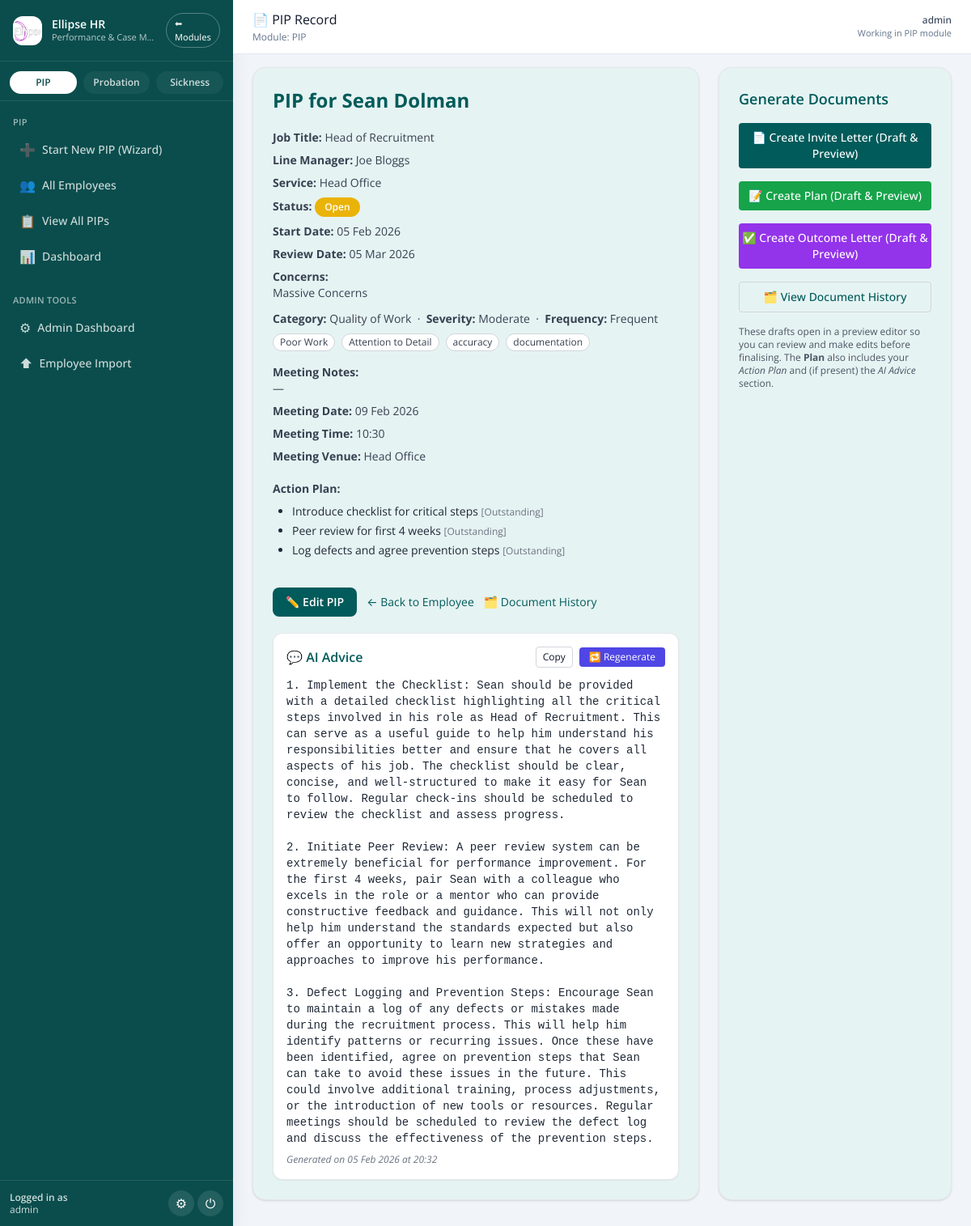
Before: /pip/1 (signed in) with the older database file.
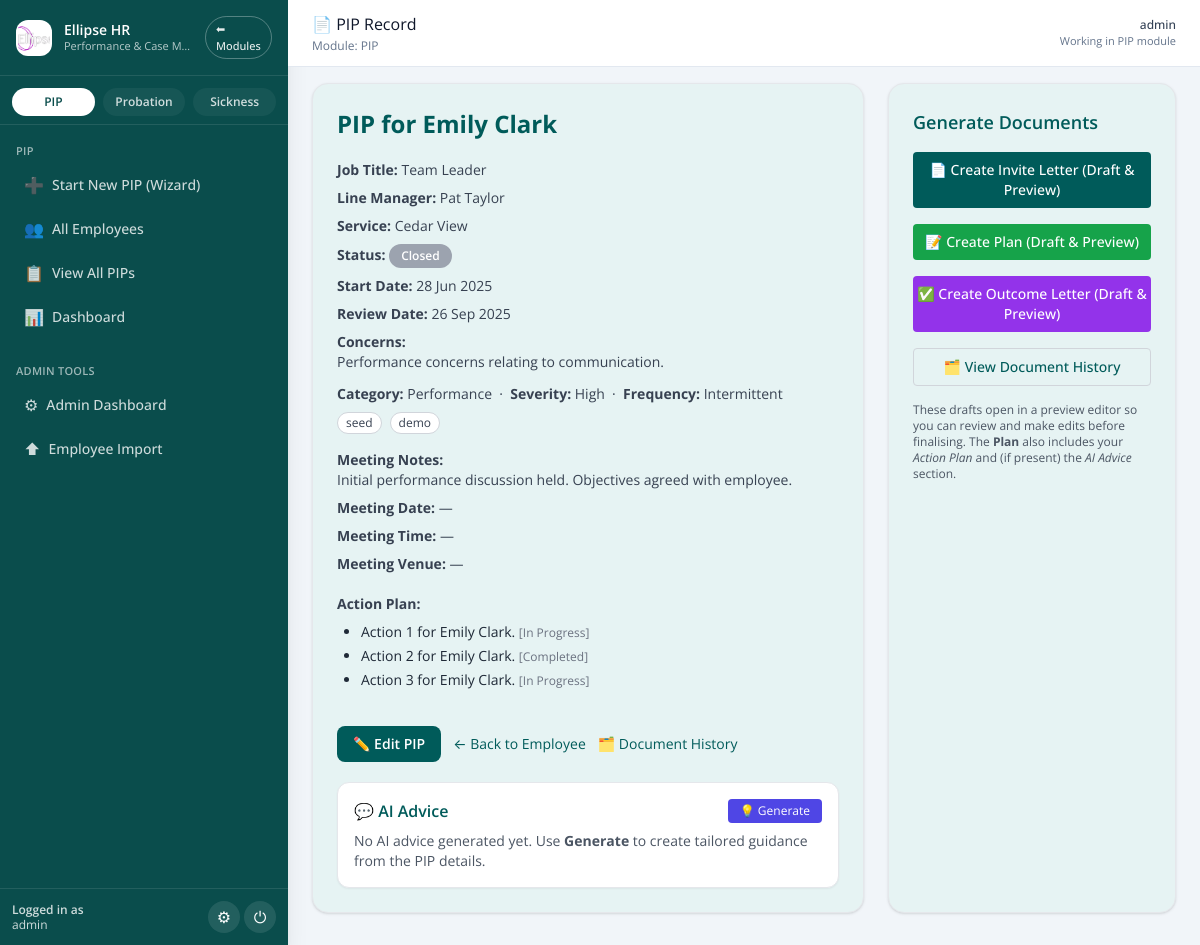
After: the same page with the newer database file.
### pip_app/models.py (models this page shows)
class Employee(db.Model):
    id = db.Column(db.Integer, primary_key=True)
    first_name = db.Column(db.String(100))
    last_name = db.Column(db.String(100))
    job_title = db.Column(db.String(100))
    line_manager = db.Column(db.String(100))
    service = db.Column(db.String(100))
    start_date = db.Column(db.Date)
    team_id = db.Column(db.Integer)
    email = db.Column(db.String(120), nullable=True)
    pips = db.relationship("PIPRecord", back_populates="employee", lazy=True)

class PIPRecord(db.Model):
    __tablename__ = "pip_record"
    id = db.Column(db.Integer, primary_key=True)
    employee_id = db.Column(db.Integer, db.ForeignKey("employee.id"), nullable=False)
    assigned_to = db.Column(
        db.Integer, db.ForeignKey("user.id"), nullable=True
    )  # NEW
    concerns = db.Column(db.Text, nullable=False)
    start_date = db.Column(db.Date, nullable=False)
    review_date = db.Column(db.Date, nullable=False)
    meeting_notes = db.Column(db.Text)
    status = db.Column(db.String(20), default="Open")
    created_by = db.Column(db.String(100))
    created_at = db.Column(db.DateTime, default=datetime.utcnow)
    last_updated = db.Column(
        db.DateTime, default=datetime.utcnow, onupdate=datetime.utcnow
    )
    ai_advice = db.Column(db.Text)
    ai_advice_generated_at = db.Column(db.DateTime)
    capability_meeting_date = db.Column(db.DateTime, nullable=True)
    capability_meeting_time = db.Column(db.String, nullable=True)
    capability_meeting_venue = db.Column(db.String, nullable=True)
    concern_category = db.Column(db.String(100))
    severity = db.Column(db.String(50))
    frequency = db.Column(db.String(50))
    tags = db.Column(db.Text)
    ai_summary = db.Column(db.Text, nullable=True)
    ai_action_suggestions = db.Column(JSON, nullable=True)
    ai_next_up = db.Column(JSON, nullable=True)
    ai_actions_accepted = db.Column(JSON, nullable=True)
    outcome_status = db.Column(db.String(50), nullable=True)  # e.g., Successful, Extended, Unsuccessful
    outcome_notes = db.Column(db.Text, nullable=True)
    employee = db.relationship("Employee", back_populates="pips")
    assignee = db.relationship("User", backref="assigned_pips")  # NEW
    action_items = db.relationship(
        "PIPActionItem",
        back_populates="pip_record",
        cascade="all, delete-orphan",
        lazy=True,
    )
    timeline_events = db.relationship(
        "TimelineEvent",
        back_populates="pip_record",
        cascade="all, delete-orphan",
        lazy=True,
    )

class PIPActionItem(db.Model):
    __tablename__ = "pip_action_item"
    id = db.Column(db.Integer, primary_key=True)
    pip_record_id = db.Column(
        db.Integer, db.ForeignKey("pip_record.id"), nullable=False
    )
    description = db.Column(db.Text, nullable=False)
    status = db.Column(db.String(20), default="Outstanding")
    created_at = db.Column(db.DateTime, default=datetime.utcnow)
    pip_record = db.relationship("PIPRecord", back_populates="action_items")

### app.py (the view)
@app.route('/pip/<int:id>')
@login_required
def pip_detail(id):
    pip = PIPRecord.query.get_or_404(id)
    employee = pip.employee
    return render_template('pip_detail.html', pip=pip, employee=employee)

### app.py (called while the page is built)
@app.context_processor
def inject_module():
    return dict(active_module=session.get('active_module'))

@app.context_processor
def inject_csrf_token():
    return dict(csrf_token=generate_csrf)

@login_manager.user_loader
def load_user(user_id):
    return db.session.get(User, int(user_id))

@app.before_request
def set_active_module():
    path = request.path.lower()
    if path.startswith('/pip/') or \
       path.startswith('/employee/') or \
       path in ['/dashboard', '/pip_list', '/employee/list', '/employee/add', '/pip/select-employee']:
        session['active_module'] = 'PIP'
    elif path.startswith('/probation/'):
        session['active_module'] = 'Probation'
    elif path == '/':
        session.pop('active_module', None)

@app.context_processor
def inject_csrf_token():
    return dict(csrf_token=generate_csrf)

### pip_app/models.py (called while the page is built)
    def is_superuser(self):
        return self.admin_level == 2

### templates/pip_detail.html (shortened to what the changed rows need)
{% extends 'base.html' %}
{% block content %}
<div class="flex flex-col lg:flex-row gap-6 max-w-7xl mx-auto">
  <div class="flex-1">
    <div class="bg-[#e6f3f3] shadow rounded-2xl p-4 sm:p-6 border border-gray-200 space-y-5">
      <h1 class="text-xl sm:text-2xl font-bold text-[#005b5a]">
        PIP for {{ employee.first_name }} {{ employee.last_name }}
      </h1>
      <div class="text-sm text-gray-700 space-y-2">
        <p><strong>Job Title:</strong> {{ employee.job_title }}</p>
        <p><strong>Line Manager:</strong> {{ employee.line_manager }}</p>
        <p><strong>Service:</strong> {{ employee.service }}</p>
        <p><strong>Status:</strong>
          {% if pip.status == 'Open' %}
            <span class="inline-block px-3 py-1 text-xs font-semibold text-white bg-yellow-500 rounded-full">Open</span>
          {% elif pip.status == 'Completed' %}
            <span class="inline-block px-3 py-1 text-xs font-semibold text-white bg-green-600 rounded-full">Completed</span>
          {% elif pip.status == 'Overdue' %}
            <span class="inline-block px-3 py-1 text-xs font-semibold text-white bg-red-600 rounded-full">Overdue</span>
          {% else %}
            <span class="inline-block px-3 py-1 text-xs font-semibold text-white bg-gray-400 rounded-full">{{ pip.status }}</span>
          {% endif %}
        </p>
        <p><strong>Start Date:</strong> {{ pip.start_date.strftime('%d %b %Y') }}</p>
        <p><strong>Review Date:</strong> {{ pip.review_date.strftime('%d %b %Y') }}</p>
        <p><strong>Concerns:</strong><br>{{ pip.concerns }}</p>
        <div class="pt-1">
          <p class="text-sm">
            <strong>Category:</strong> {{ pip.concern_category or '—' }}
            &nbsp;·&nbsp; <strong>Severity:</strong> {{ pip.severity or '—' }}
            &nbsp;·&nbsp; <strong>Frequency:</strong> {{ pip.frequency or '—' }}
          </p>
          {% if pip.tags %}
            <div class="mt-2 flex flex-wrap gap-2">
              {% for t in pip.tags.split(',') %}
                {% set tg = t.strip() %}
                {% if tg %}
                <span class="px-2 py-0.5 text-xs rounded-full border border-gray-300 bg-white text-gray-700">{{ tg }}</span>
                {% endif %}
              {% endfor %}
            </div>
          {% endif %}
        </div>
        <p class="pt-2"><strong>Meeting Notes:</strong><br>{{ pip.meeting_notes or '—' }}</p>
        <p><strong>Meeting Date:</strong> {{ pip.capability_meeting_date.strftime('%d %b %Y') if pip.capability_meeting_date else '—' }}</p>
        <p><strong>Meeting Time:</strong> {{ pip.capability_meeting_time or '—' }}</p>
        <p><strong>Meeting Venue:</strong> {{ pip.capability_meeting_venue or '—' }}</p>
      </div>
      <div>
        <strong class="block text-sm text-gray-700 mb-1">Action Plan:</strong>
        {% if pip.action_items %}
          <ul class="list-disc pl-4 sm:pl-6 mt-2 text-sm text-gray-800 space-y-1">
            {% for action in pip.action_items %}
              <li>
                {{ action.description }}
                {% if action.status %}
                  <span class="text-xs text-gray-500">[{{ action.status }}]</span>
                {% endif %}
              </li>
            {% endfor %}
          </ul>
        {% else %}
          <p class="text-sm text-gray-500">No actions recorded.</p>
        {% endif %}
      </div>
      <div class="pt-4 flex flex-col sm:flex-row gap-3 sm:items-center">
        <a href="{{ url_for('edit_pip', id=pip.id) }}"
           class="bg-[#005b5a] text-white px-4 py-2 rounded-lg hover:bg-[#007876] transition font-semibold text-sm text-center">
        </a>
        <a href="{{ url_for('employee_detail', employee_id=employee.id) }}"
           class="text-sm text-[#005b5a] hover:underline text-center sm:text-left">
        </a>
        <a href="{{ url_for('pip_documents', pip_id=pip.id) }}"
           class="text-sm text-[#005b5a] hover:underline text-center sm:text-left">
        </a>
      </div>
      <div class="mt-2 p-4 bg-white border border-gray-200 rounded-xl shadow-sm">
        <div class="flex items-center justify-between">
          <h3 class="text-md font-semibold text-[#005b5a]">💬 AI Advice</h3>
          <div class="flex items-center gap-2">
            {% if pip.ai_advice %}
            <button type="button"
                    class="text-xs px-2 py-1 rounded border border-gray-300 hover:bg-gray-50"
                    onclick="copyAdvice()">
              Copy
            </button>
            {% endif %}
            <button type="button"
                    class="text-xs px-3 py-1 rounded bg-indigo-600 text-white hover:bg-indigo-700"
                    onclick="openModal()">
              {% if pip.ai_advice %}🔁 Regenerate{% else %}💡 Generate{% endif %}
            </button>
          </div>
        </div>
        {% if pip.ai_advice %}
          <pre id="aiAdviceText" class="whitespace-pre-wrap text-sm text-gray-800 mt-3">{{ pip.ai_advice }}</pre>
          <p class="text-xs text-gray-500 italic mt-2">
            Generated on {{ pip.ai_advice_generated_at.strftime('%d %b %Y at %H:%M') if pip.ai_advice_generated_at }}
          </p>
        {% else %}
          <p class="text-sm text-gray-600 mt-2">
            No AI advice generated yet. Use <strong>Generate</strong> to create tailored guidance from the PIP details.
          </p>
        {% endif %}
      </div>
    </div>
  </div>
  <aside class="lg:w-1/3 bg-[#e6f3f3] border border-gray-200 shadow rounded-2xl p-4 sm:p-6 space-y-4">
    <h2 class="text-lg font-semibold text-[#005b5a]">Generate Documents</h2>
  </aside>
</div>
{% endblock %}

Changed rows visible on the page:
removed PIPActionItem: description "Introduce checklist for critical steps", status "Outstanding"
removed PIPActionItem: description "Peer review for first 4 weeks", status "Outstanding"
removed PIPActionItem: description "Log defects and agree prevention steps", status "Outstanding"
changed Employee: first_name "Sean" → "Emily"; last_name "Dolman" → "Clark"; job_title "Head of Recruitment" → "Team Leader"; line_manager "Joe Bloggs" → "Pat Taylor"; service "Head Office" → "Cedar View"
changed PIPRecord: status (not shown) → "Closed"; start_date "05 Feb 2026" → "28 Jun 2025"; review_date "05 Mar 2026" → "26 Sep 2025"; concerns "Massive Concerns" → "Performance concerns relating to communication."; concern_category "Quality of Work" → "Performance"; severity "Moderate" → "High"; frequency "Frequent" → "Intermittent"; meeting_notes "—" → "Initial performance discussion held. Objectives agreed with employee."; capability_meeting_date "09 Feb 2026" → "—"; capability_meeting_time "10:30" → "—"; capability_meeting_venue "Head Office" → "—"; ai_advice "1. Implement the Checklist: Sean should be provided with a detailed checklist highlighting all the critical steps involved in his role as Head of Recruitment. This can serve as a useful guide to help him understand his responsibilities better and ensure that he covers all aspects of his job. The checklist should be clear, concise, and well-structured to make it easy for Sean to follow. Regular check-ins should be scheduled to review the checklist and assess progress. 2. Initiate Peer Review: A peer review system can be extremely beneficial for performance improvement. For the first 4 weeks, pair Sean with a colleague who excels in the role or a mentor who can provide constructive feedback…" → (not shown); ai_advice_generated_at "05 Feb 2026 at 20:32" → (not shown)
added PIPActionItem: description "Action 1 for Emily Clark.", status "In Progress"
added PIPActionItem: description "Action 2 for Emily Clark.", status "Completed"
added PIPActionItem: description "Action 3 for Emily Clark.", status "In Progress"
Other visible differences:
new list line: "seed"
new list line: "demo"
text no longer shown: "Open Copy 🔁 Regenerate Generated on"
text now shown: "💡 Generate No AI advice generated yet. Use Generate to create tailored guidance from the PIP details."
list line gone: "Poor Work"
list line gone: "Attention to Detail"
list line gone: "accuracy"
list line gone: "documentation"
